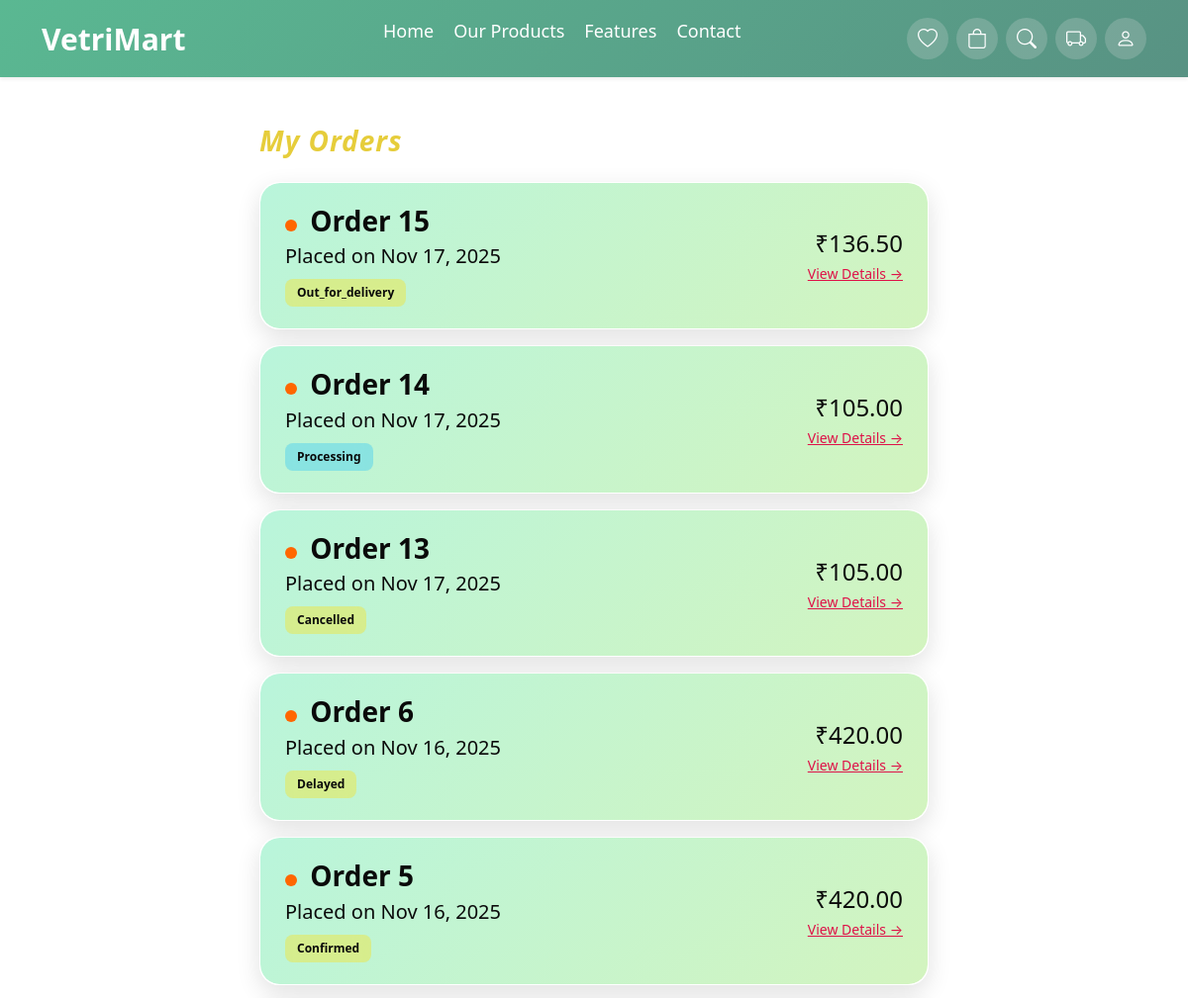
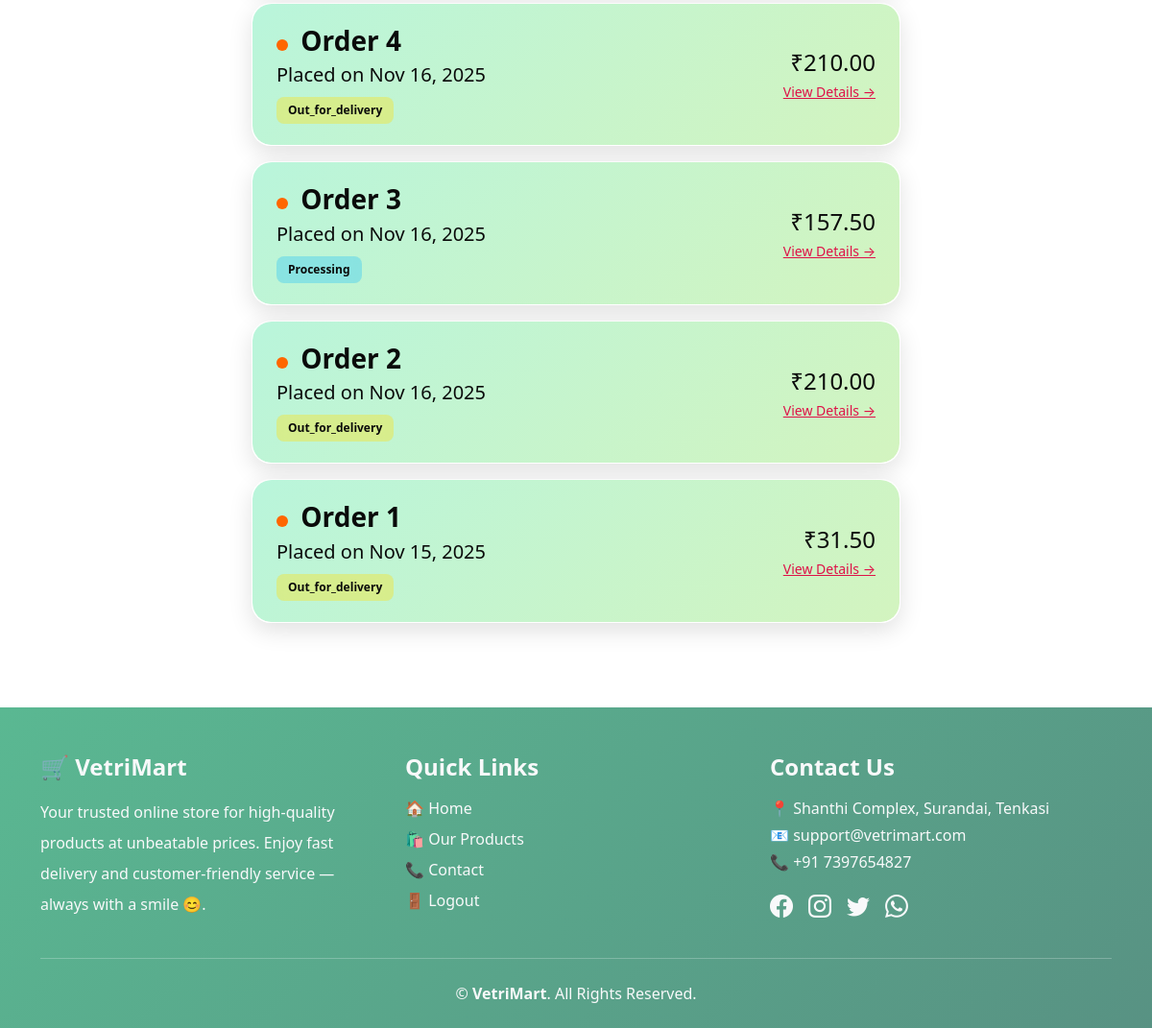
The app's page /my-orders/ (signed in) with its own data (2 pictures, top to bottom).
### core/models.py (models this page shows, shortened)
class Order(models.Model):
    STATUS_CHOICES = [
        ('pending', 'Pending'),
        ('confirmed', 'Confirmed'),
        ('processing', 'Processing'),
        ('out_for_delivery', 'Out for Delivery'),
        ('delivered', 'Delivered'),
        ('delayed', 'Delayed'),
        ('failed', 'Failed'),
        ('cancelled', 'Cancelled'),
    ]
    user = models.ForeignKey(settings.AUTH_USER_MODEL, on_delete=models.CASCADE)
    full_name = models.CharField(max_length=100)
    email = models.EmailField(blank=True, null=True)
    phone = models.CharField(max_length=10)
    street_address = models.CharField(max_length=255)
    city = models.CharField(max_length=100)
    delivery_zone = models.ForeignKey('DeliveryZone', on_delete=models.SET_NULL,
                                      null=True, blank=True)
    delivery_slot = models.CharField(max_length=50)
    payment_method = models.CharField(max_length=20)
    latitude = models.FloatField(null=True, blank=True)
    longitude = models.FloatField(null=True, blank=True)
    address_from_map = models.CharField(max_length=255, blank=True, null=True)
    current_latitude = models.FloatField(null=True, blank=True)
    current_longitude = models.FloatField(null=True, blank=True)
    distance_km = models.FloatField(null=True, blank=True)
    expected_delivery_time = models.DateTimeField(null=True, blank=True)
    delivered_at = models.DateTimeField(null=True, blank=True)
    subtotal = models.DecimalField(max_digits=10, decimal_places=2, default=0)
    tax = models.DecimalField(max_digits=10, decimal_places=2, default=0)
    total_amount = models.DecimalField(max_digits=10, decimal_places=2, default=0)
    status = models.CharField(max_length=50, choices=STATUS_CHOICES, default="pending")
    last_notified_status = models.CharField(max_length=50, blank=True, null=True)
    created_at = models.DateTimeField(auto_now_add=True)
    razorpay_order_id = models.CharField(max_length=255, blank=True, null=True)
    razorpay_payment_id = models.CharField(max_length=255, blank=True, null=True)
    razorpay_signature = models.CharField(max_length=255, blank=True, null=True)
    payment_status = models.CharField(max_length=20, default="Pending")

### core/views.py (the view)
# urls.py: path("my-orders/", views.my_orders, name="my_orders"),
@login_required
def my_orders(request):
    orders = Order.objects.filter(user=request.user).order_by('-created_at')
    return render(request, "core/my_orders.html", {"orders": orders})

### core/context_processors.py (called while the page is built)
def guest_wishlist(request):
    wishlist = request.session.get("wishlist", [])
    return {
        "guest_wishlist_ids": wishlist
    }

### core/templates/core/my_orders.html
{% extends 'core/base.html' %} {% load static %} {% block extra_css %}
<link rel="stylesheet" href="{% static 'css/my_order.css' %}" />
{% endblock %} {% block content %}
<div class="container py-4 order-page-container">
  <h5 class="fw-bold mb-4 text-center fs-3">My Orders</h5>
  {% if orders %}
  <div class="order-list">
    {% for order in orders %}
    <div
      class="order-card mb-3"
      onclick="window.location='{% url 'order_confirmation' order.id %}'"
    >
      <div class="row align-items-center">
        <div class="col-md-8">
            <h4 class="mb-1 fw-semibold fs-3">
  <span class="order-animate"></span> Order {{ order.id }}
</h4>
          <small class="text-muted fs-5">
            Placed on {{ order.created_at|date:"M d, Y" }}
          </small>
          <div class="mt-2">
            <span
              class="order-status {% if order.status == 'pending' %} status-pending {% elif order.status == 'processing' %} status-processing {% elif order.status == 'delivered' %} status-delivered {% else %} status-other {% endif %}"
            >
              {{ order.status|capfirst }}
            </span>
          </div>
        </div>
        <div class="col-md-4 text-end">
          <div class="price fs-4">₹{{ order.total_amount }}</div>
          <a class="small viewbtn">View Details →</a>
        </div>
      </div>
    </div>
    {% endfor %}
  </div>
  {% else %}
  <p class="text-center text-muted">You have no orders yet.</p>
  {% endif %}
</div>
{% endblock %}

### core/static/css/my_order.css (style rules this page uses)
.order-page-container { max-width: 700px; margin: auto; animation: fadeSlideIn 0.5s ease; }
.order-card { animation: cardPop 0.5s ease forwards; }
.order-card:nth-child(1) { animation-delay: 0.1s; }
.order-card:nth-child(2) { animation-delay: 0.2s; }
.order-card:nth-child(3) { animation-delay: 0.3s; }
.order-card:nth-child(4) { animation-delay: 0.4s; }
.order-card { position: relative !important; background: transparent !important; border-radius: 20px !important; border: 1px solid rgba(255, 255, 255, 0.45) !important; padding: 22px 25px !important; box-shadow: 0 8px 25px rgba(0,0,0,0.12) !important; transition: all 0.25s ease-in-out !important; cursor: pointer !important; overflow: hidden !important; }
.order-card::before { content: ""; position: absolute; inset: 0; background: linear-gradient(135deg, #b9f5db, #d3f4bf); opacity: 1; border-radius: inherit; pointer-events: none; z-index: 0; }
.order-card * { position: relative; z-index: 1; }
.order-status { font-size: 12px !important; padding: 5px 12px !important; border-radius: 8px !important; font-weight: 700 !important; display: inline-block !important; backdrop-filter: blur(8px) !important; }
.status-processing { background: rgba(84, 209, 237, 0.5) !important; color: #000 !important; }
.status-other { background: rgba(237, 229, 71, 0.5) !important; color: #000 !important; }
.order-card h4, .order-card small, .order-card .price, .order-card .viewbtn, .order-card span, .order-card p, .order-card div, .order-card strong { color: #0a0a0a !important; }
h5 { font-size: 12px; font-weight: 700; font-style: italic; color: #e6cd3b !important; animation: bounceIn 1s ease-out, pulse 3s infinite ease-in-out; display: inline-block; letter-spacing: 1px; }
.order-animate { display: inline-block; width: 12px; height: 12px; background: #ff6600; border-radius: 50%; animation: pulse 1s infinite ease-in-out; margin-right: 6px; }
.order-card .viewbtn { color: #de1248 !important; -webkit-text-fill-color: #de1248 !important; }

### records on screen
Order: id "15", created_at "Nov 17, 2025", status "Out_for_delivery", total_amount "136.50"
Order: id "14", created_at "Nov 17, 2025", status "Processing", total_amount "105.00"
Order: id "13", created_at "Nov 17, 2025", status "Cancelled", total_amount "105.00"
Order: id "6", created_at "Nov 16, 2025", status "Delayed", total_amount "420.00"
Order: id "5", created_at "Nov 16, 2025", status "Confirmed", total_amount "420.00"
Order: id "4", created_at "Nov 16, 2025", status "Out_for_delivery", total_amount "210.00"
Order: id "3", created_at "Nov 16, 2025", status "Processing", total_amount "157.50"
Order: id "2", created_at "Nov 16, 2025", status "Out_for_delivery", total_amount "210.00"
Order: id "1", created_at "Nov 15, 2025", status "Out_for_delivery", total_amount "31.50"
